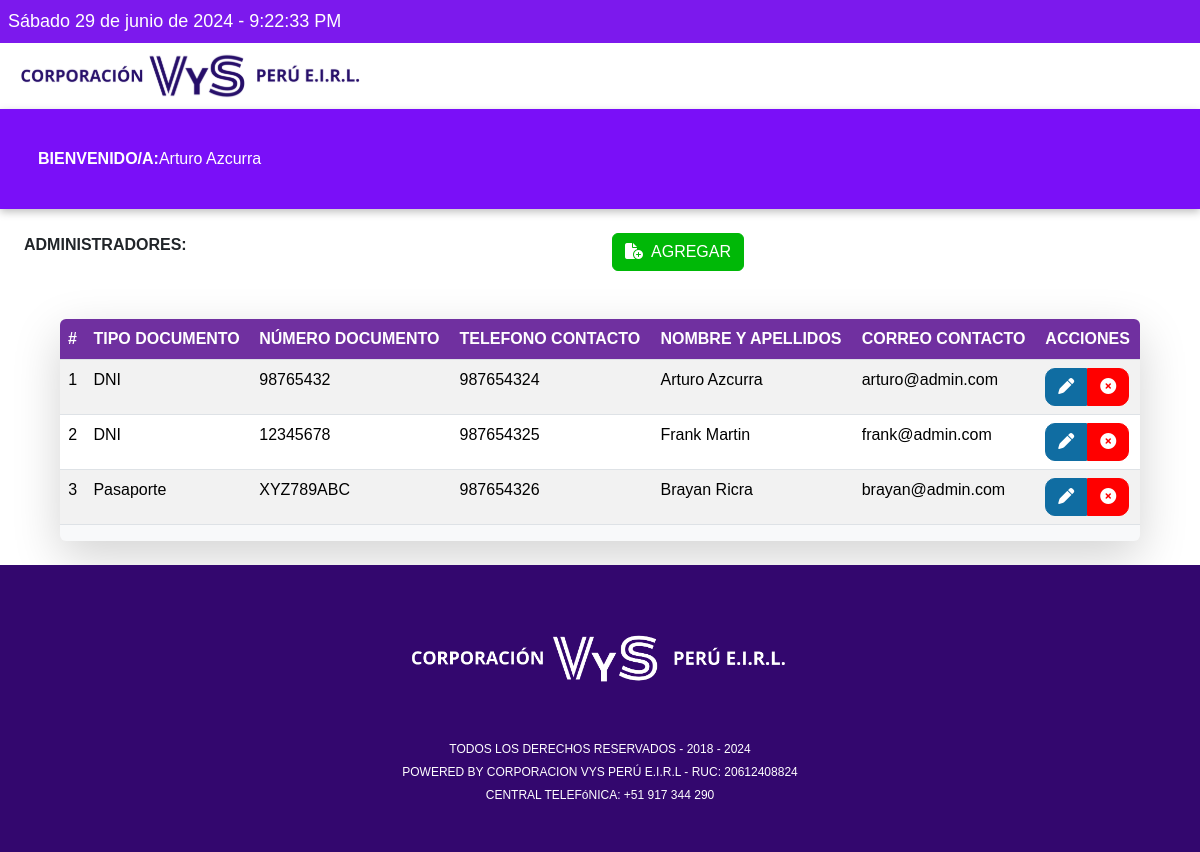
Screenshot of /admin.php (signed in) with the database file from the repository.
### tables this page shows
CREATE TABLE `administrador` (
  `idAdmin` int(6) NOT NULL AUTO_INCREMENT,
  `tipoDocumento` char(20) NOT NULL,
  `numDocumento` varchar(11) NOT NULL,
  `telefonoContacto` varchar(9) NOT NULL,
  `nombreApellidos` varchar(60) NOT NULL,
  `correoContacto` varchar(255) NOT NULL,
  `contrasenia` varchar(255) NOT NULL,
  PRIMARY KEY (`idAdmin`) USING BTREE,
  UNIQUE INDEX `idx_admin_numDocumento` (`numDocumento`) USING BTREE
);

### Model/AdminDAO.php (called while the page is built, shortened)
<?php
require_once("Model/Admin.php");
class AdminDAO
{
    public function list()
    {
        try {
            $con = Conexion::getConexion();
            $sql = "CALL sp_admin_list()";
            $query = $con->prepare($sql);
            $query->setFetchMode(PDO::FETCH_ASSOC);
            $query->execute();
            $adminArray = array();
            while ($row = $query->fetch()) {
                $admin = new Admin();
                $admin->idAdmin = $row["idAdmin"];
                $admin->tipoDocumento = $row["tipoDocumento"];
                $admin->numDocumento = $row["numDocumento"];
                $admin->telefonoContacto = $row["telefonoContacto"];
                $admin->nombreApellidos = $row["nombreApellidos"];
                $admin->correoContacto = $row["correoContacto"];
                $admin->contrasenia = $row["contrasenia"];
                $adminArray[] = $admin;
            }
            return $adminArray;
        } catch (PDOException $e) {
            echo $e->getMessage();
            exit;
        }
    }
}

### admin.php (the view, shortened to what this page needs)
<?php
require_once("layouts/headAdmin.php");
?>
<body>
    <?php
    require_once("Model/AdminDAO.php");
    $admin = new Admin();
    $datosProcesados = false;
    if ($_SERVER["REQUEST_METHOD"] == "POST") {
        $mensajesErrores = "";
        switch ($_POST['tipoEnvio']) {
            case 'insert':
                $admin->tipoDocumento = $_POST['tipoDocumentoInsert'];
                $admin->numDocumento = $_POST['numDocumentoInsert'];
                $admin->telefonoContacto = $_POST['telefonoContactoInsert'];
                $admin->nombreApellidos = $_POST['nombreApellidosInsert'];
                $admin->correoContacto = $_POST['correoContactoInsert'];
                $admin->contrasenia = $_POST['contraseniaInsert'];
                $mensajesErrores = $admin->validarAdmin();
                if (count($mensajesErrores) > 0) {
                    $datosProcesados = false;
                } else {
                    try {
                        $adminDAO = new AdminDAO();
                        $adminDAO->insert($admin);
                        $datosProcesados = true;
                    } catch (Exception $e) {
                        $mensajesErrores[] = $e->getMessage();
                        $datosProcesados = false;
                    }
                }
                break;
            case 'edit':
                $admin->idAdmin = $_POST['idAdminEdit'];
                $admin->tipoDocumento = $_POST['tipoDocumentoEdit'];
                $admin->numDocumento = $_POST['numDocumentoEdit'];
                $admin->telefonoContacto = $_POST['telefonoContactoEdit'];
                $admin->nombreApellidos = $_POST['nombreApellidosEdit'];
                $admin->correoContacto = $_POST['correoContactoEdit'];
                $admin->contrasenia = $_POST['contraseniaEdit'];
                $admin->forPassword = $_POST['forPassword'];
                $mensajesErrores = $admin->validarAdmin();
                if (count($mensajesErrores) > 0) {
                    $datosProcesados = false;
                } else {
                    try {
                        $adminDAO = new AdminDAO();
                        $adminDAO->edit($admin);
                        $datosProcesados = true;
                    } catch (Exception $e) {
                        $mensajesErrores[] = $e->getMessage();
                        $datosProcesados = false;
                    }
                }
                break;
            case 'delete':
                $idAdmin = $_POST['idAdminDelete'];
                try {
                    $adminDAO = new AdminDAO();
                    $adminDAO->delete($idAdmin);
                    $datosProcesados = true;
                } catch (Exception $e) {
                    $mensajesErrores[] = $e->getMessage();
                    $datosProcesados = false;
                }
                break;
            default:
                break;
        }
        if (!empty($mensajesErrores)) {
            header("Location: admin.php");
            exit();
        }
    } else {
        try {
            $adminDAO = new AdminDAO();
            $adminArray = array();
            $adminArray = $adminDAO->list();
        } catch (Exception $e) {
            $mensajesErrores[] = $e->getMessage();
        }
    }
    ?>
    <?php
    if (!$datosProcesados) {
    ?>
        <?php
        require_once("layouts/headerAdmin.php");
        ?>
        <div class="container-fluid p-4">
            <div class="row">
                <div class="col">
                    <span><strong>ADMINISTRADORES:</strong></span>
                </div>
                <div class="col">
                    <button class="btn btn-primary clr-pa" id="add-admin" data-bs-target="#modalAgregarAdmin" data-bs-toggle="modal"><i class="fa-solid fa-file-circle-plus"></i>&nbsp; AGREGAR</button>
                </div>
            </div>
        </div>
        <div class="container-fluid container-table my-4 shadow-lg bg-body-tertiary rounded">
            <div class="row table-admin">
                <table class="table table-striped" id="adminTable">
                    <thead>
                        <tr>
                            <th>#</th>
                            <th>TIPO DOCUMENTO</th>
                            <th>NÚMERO DOCUMENTO</th>
                            <th>TELEFONO CONTACTO</th>
                            <th>NOMBRE Y APELLIDOS</th>
                            <th>CORREO CONTACTO</th>
                            <th>ACCIONES</th>
                        </tr>
                    </thead>
                    <tbody>
                        <?php foreach ($adminArray as $index => $admin) { ?>
                            <tr data-id="<?php $index + 1; ?>">
                                <td style="text-align: center;"><?php echo $index + 1; ?></td>
                                <td><?php echo $admin->tipoDocumento; ?></td>
                                <td><?php echo $admin->numDocumento; ?></td>
                                <td><?php echo $admin->telefonoContacto; ?></td>
                                <td><?php echo $admin->nombreApellidos; ?></td>
                                <td><?php echo $admin->correoContacto; ?></td>
                                <td>
                                    <button class="btn btn-primary clr-cre" id="edit-admin" data-bs-target="#modalEditarAdmin-<?php echo $admin->idAdmin; ?>" data-bs-toggle="modal" style="border-radius: 10px 0 0 10px;"><i class="fa-solid fa-pen"></i></button><button class="btn btn-primary clr-so" id="delete-admin" data-bs-target="#modalEliminarAdmin-<?php echo $admin->idAdmin; ?>" data-bs-toggle="modal" style="border-radius: 0 10px 10px 0;"><i class="fa-solid fa-circle-xmark"></i></button>
                                </td>
                            </tr>
                        <?php }; ?>
                    </tbody>
                </table>
            </div>
        </div>
        <?php
        require_once("layouts/footer.php");
        ?>
    <?php
    } else {
        header("Location: admin.php");
    }
    ?>
</body>
</html>

### layouts/headAdmin.php (shortened to what this page needs)
<!DOCTYPE html>
<html lang="en">
<head>
    <link rel="stylesheet" href="https://cdnjs.cloudflare.com/ajax/libs/font-awesome/6.2.1/css/all.min.css" />
    <link href="https://cdn.jsdelivr.net/npm/bootstrap@5.3.3/dist/css/bootstrap.min.css" rel="stylesheet">
    <link rel="stylesheet" href="https://cdn.datatables.net/2.0.8/css/dataTables.bootstrap5.css">
    <link rel="stylesheet" href="assets/css/styleAdmin.css">
</head>

### layouts/headerAdmin.php (shortened to what this page needs)
<div class="reloj p-2" id="miReloj">
    <p class="fecha"></p>
</div>
<div class="container-fluid">
    <a href="menuAdministrador.php"><img src="assets/img/logoSigra.svg" alt="logoSigra" class="img-fluid"></a>
</div>
<header>
    <div class="container-fluid">
        <div class="col-md-3" style="color: #fff; margin-right: 6%;">
            <span class="p-2"><Strong>BIENVENIDO/A:</Strong><?php echo $_SESSION['nombreApellidos']; ?></span>
        </div>
    </div>
</header>

### layouts/footer.php (shortened to what this page needs)
<footer style="background-color: #33076e; margin-top: auto; padding: 2rem 0; flex-shrink: 0;">
    <div class="container-fluid d-flex flex-column align-items-center">
        <div class="col-12 mb-3" style="max-width: 400px;">
            <img class="img-fluid" src="assets/img/MANUAL DE IDENTIDAD - V&S.png" alt="marca 1">
        </div>
        <div class="col-12 mb-3 text-footer text-center text-white">
            <p>TODOS LOS DERECHOS RESERVADOS - <span id="currentYear">2018 - 2024</span></p>
            <p>POWERED BY CORPORACION VYS PERÚ E.I.R.L - RUC: 20612408824</p>
            <p>CENTRAL TELEFóNICA: +51 917 344 290</p>
        </div>
    </div>
</footer>

### assets/css/styleAdmin.css (style rules this page uses)
* { margin: 0; padding: 0; box-sizing: border-box; list-style: none; text-decoration: none; }
body { font-family: 'Poppins', sans-serif; overflow-x: hidden; }
a { text-decoration: none; color: currentColor; }
header { width: 100vw; height: 100px; background-color: #7a0ff8; box-shadow: 0px 3px 8px rgba(0, 0, 0, 25%); display: flex; align-items: center; }
header .container-fluid { width: 100%; padding: 0 30px; display: flex; align-items: center; justify-content: space-between; }
p { margin: 0; padding: 0; }
.reloj { color: #ffffff; background: #7c19ed; text-align: left; padding: 20px 20px; }
.fecha { font-size: 18px; }
.text-footer p { color: #ffffff; font-family: 'Franklin Gothic Medium', 'Arial Narrow', Arial, sans-serif; font-size: 12px; margin-top: 5px; }
.container-table { width: 90%; max-height: 600px; overflow: auto; }
.table-admin { border: #7030a0; }
.table-admin tr th { background-color: #7030a0 !important; color: #fff; }
.clr-cre, .clr-cre:hover, .clr-cre:active { background-color: #106da2; border-color: #106da2; }
.clr-pa, .clr-pa:hover, .clr-pa:active { background-color: #00b807; border-color: #00b807; }
.clr-so, .clr-so:hover, .clr-so:active { background-color: #ff0000; border-color: #ff0000; }

### rows the page displays
administrador: tipoDocumento "DNI", numDocumento "98765432", telefonoContacto "987654324", nombreApellidos "Arturo Azcurra", correoContacto "arturo@admin.com"
administrador: tipoDocumento "DNI", numDocumento "12345678", telefonoContacto "987654325", nombreApellidos "Frank Martin", correoContacto "frank@admin.com"
administrador: tipoDocumento "Pasaporte", numDocumento "XYZ789ABC", telefonoContacto "987654326", nombreApellidos "Brayan Ricra", correoContacto "brayan@admin.com"

### other values shown
$_SESSION['nombreApellidos'] "Arturo Azcurra"
